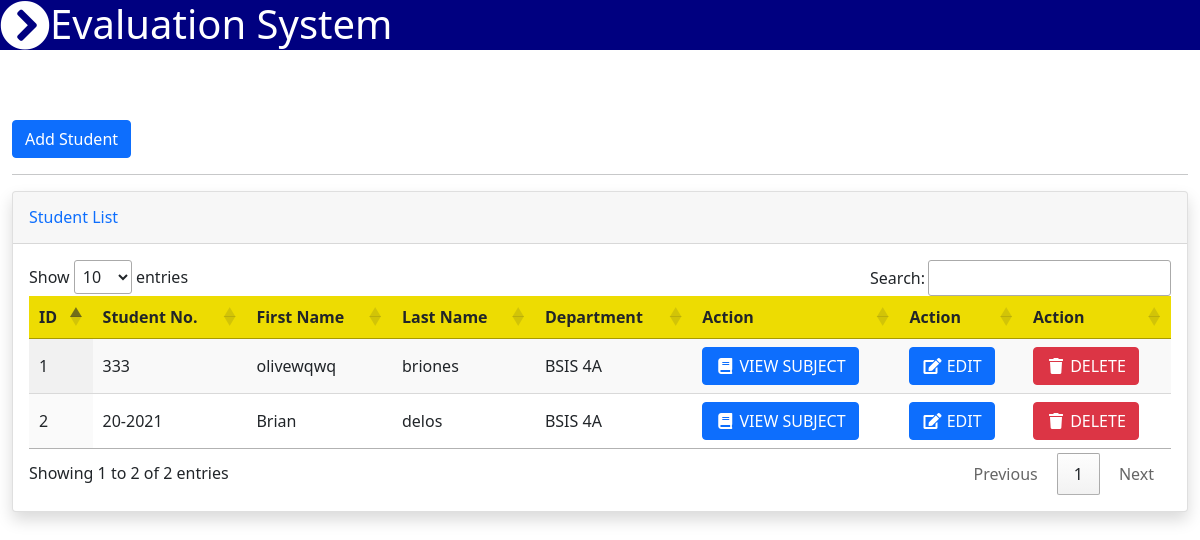
The page /student_list.php (signed in) on the database as committed earlier.
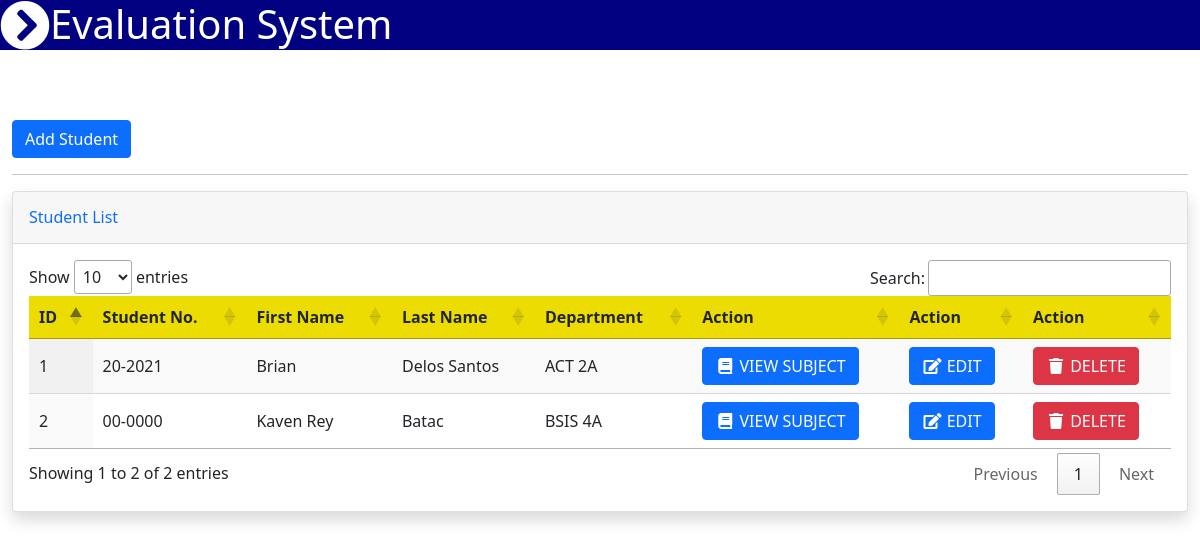
The same page on the database as committed later.
### tables this page shows
CREATE TABLE `students` (
  `id` int(30) NOT NULL,
  `studentno` varchar(30) NOT NULL,
  `username` varchar(255) NOT NULL,
  `firstname` varchar(255) NOT NULL,
  `lastname` varchar(255) NOT NULL,
  `usertype` varchar(30) NOT NULL,
  `password` varchar(255) NOT NULL,
  `view` varchar(30) NOT NULL,
  `department_id` int(30) NOT NULL
);

CREATE TABLE `department` (
  `id` int(30) NOT NULL,
  `course` varchar(30) NOT NULL,
  `year` int(30) NOT NULL,
  `section` varchar(30) NOT NULL
);

### student_list.php (the view, shortened to what this page needs)
<?php include_once'navbar.php'; ?>
<body>
<div class="container-fluid py-5 my-5">
    <button type="button" class="btn btn-primary" data-bs-toggle="modal" data-bs-target="#staticBackdrop">
    Add Student
    </button>
    <hr>
<div class="card shadow mb-4">
<div class="card-header py-3">
    <h6 class="m-0 font-weight-bold text-primary">Student List</h6>
</div>
<div class="card-body">
    <div class="table-responsive">
    <?php
    include_once'koneksyon.php';
    $qryview = "SELECT studentno, firstname, lastname, course, year, section, students.id as id FROM students INNER JOIN department ON department.id=students.department_id";
    $result = mysqli_query($koneksyon, $qryview);
    ?>
        <table class="display" id="myTable" width="100%" cellspacing="0">
            <thead style="background-color: #eddc02;">
                <tr>
                    <th>ID</th>
                    <th>Student No.</th>
                    <th>First Name</th>
                    <th>Last Name</th>
                    <th>Department</th>
                    <th>Action</th>
                    <th>Action</th>
                    <th>Action</th>
                </tr>
            </thead>
            <?php
            $no = 1;
            while($row = mysqli_fetch_array($result)) { ?>
                <tr>
                    <td><?php echo $no; ?></td>
                    <td><?php echo $row['studentno']; ?></td>
                    <td><?php echo $row['firstname']; ?></td>
                    <td><?php echo $row['lastname']; ?></td>
                    <td><?php echo $row['course']." ".$row['year'].$row['section']; ?></td>
                    <td><a type="button" class="btn btn-primary" href="student_info.php?id=<?php echo $row['id']; ?>"><span class="fa fa-fw fa-book"></span> VIEW SUBJECT</a></td>
                    <td><a type="button" class="btn btn-primary" href="viewedit.php?id=<?php echo $row['id']; ?>"><span class="fa fa-fw fa-edit"></span> EDIT</a></td>
                    <td><button class="btn btn-danger" type="button" onClick="deleteme(<?php echo $row['id']; ?>)" ><span class="fa fa-fw fa-trash"></span> DELETE</button></td>
                </tr>
            <?php $no++; } ?>
        </table>
    </div>
</div>
</div>
</div>
</body>

### navbar.php (shortened to what this page needs)
<?php
   if (isset($_SESSION['username']) && isset($_SESSION['id']))    { ?>
<head>
<link href="https://cdn.jsdelivr.net/npm/bootstrap@5.1.3/dist/css/bootstrap.min.css" rel="stylesheet">
<link rel="stylesheet" href="https://cdn.datatables.net/1.11.3/css/jquery.dataTables.min.css">
<link rel="stylesheet" type="text/css" href="css/fixed.css">
<link rel="stylesheet" href="https://use.fontawesome.com/releases/v5.15.4/css/all.css">
</head>
<body>
<header>
<?php if ($_SESSION['role'] == 'admin') { ?>
  <nav class="fixed-nav-bar">
    <div class="open" onclick="openSM()"><i class="fas fa-chevron-circle-right"></i></div>
    <h1 class="title">Evaluation System</h1>
  </nav>
<?php } ?> } <?php }else{
  header("location: index.php");
} ?>

### css/fixed.css (style rules this page uses)
.fixed-nav-bar { position: fixed; top: 0; left: 0; z-index: 1; width: 100%; height: 50px; background-color: #000080; }
.fixed-nav-bar .open { position: absolute; height: 50px; width: 50px; font-size: 50px; color: #ffffff; }
.title { padding-left: 50px; height: 50px; width: 100%; align-items: center; color: #ffffff;; }

Rows that differ between the two databases and show on the page:
removed students: studentno "333", firstname "olivewqwq", lastname "briones", department.course "BSIS", department.year "4", department.section "A"
removed students: studentno "20-2021", firstname "Brian", lastname "delos", department.course "BSIS", department.year "4", department.section "A"
added students: studentno "20-2021", firstname "Brian", lastname "Delos Santos", department.course "ACT", department.year "2", department.section "A"
added students: studentno "00-0000", firstname "Kaven Rey", lastname "Batac", department.course "BSIS", department.year "4", department.section "A"
